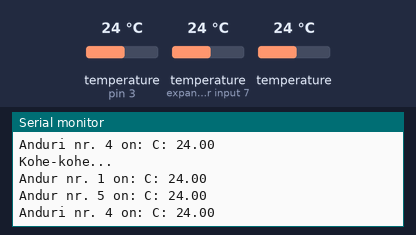
This sketch was run on a simulated Arduino Uno, built with avr-gcc and run on an emulated ATmega328P. Parts: the last lines printed to the serial monitor. The inputs (shaded band) are chosen by the test bench; at power-on: temperature (sensors on pin 3, expander input 7) 24 °C, temperature 24 °C.

Above: at 5.2 s.
5.3 s: temperature (sensor on pin 3) set to 12 °C
At 6.62 s:
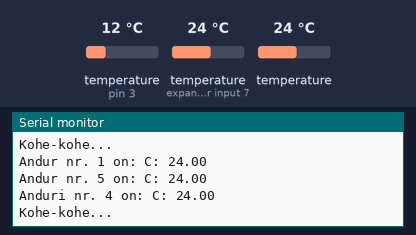
8.6 s: temperature (sensor on expander input 7) set to 12 °C
At 9.8 s:
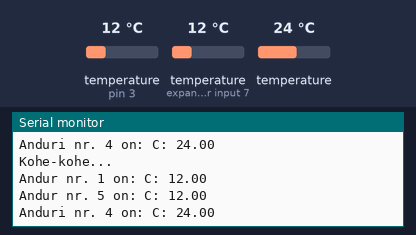
11.9 s: temperature (sensor 203) set to 12 °C
At 14.0 s:
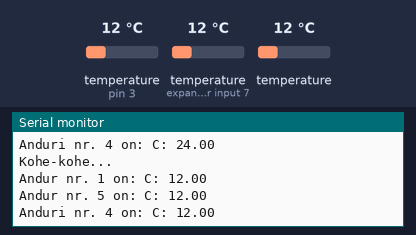
15.2 s: temperature (sensor on pin 3) set to 19 °C
At 16.7 s:
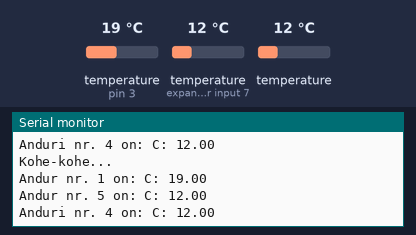
18.5 s: temperature (sensor on expander input 7) set to 19 °C
At 20.9 s:
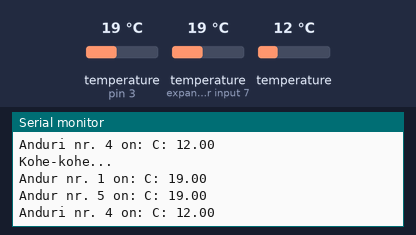
21.8 s: temperature (sensor 203) set to 19 °C
At 23.6 s:
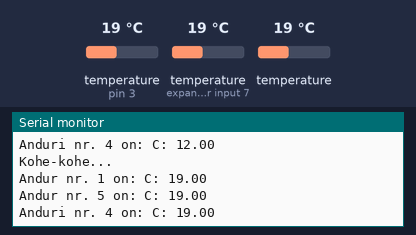
Timing chart, 0 to 25.1 s (numbered marks = the images above; inputs shaded):
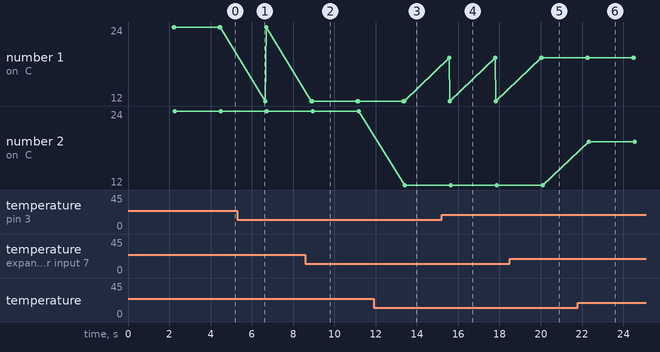

Measured:
- after the input at 8.6 s, the serial monitor: prints a new line after 0.32 s (image 2)
- after the input at 11.9 s, the serial monitor: prints a new line after 1.5 s (image 3)
- after the input at 15.2 s, the serial monitor: prints a new line after 0.37 s (image 4)
- after the input at 18.5 s, the serial monitor: prints a new line after 1.6 s (image 5)
- after the input at 21.8 s, the serial monitor: prints a new line after 0.52 s (image 6)

The sketch:

arduino_ds18b20_temperature_sensor.ino
```cpp
// This Arduino sketch reads DS18B20 "1-Wire" digital
// temperature sensors.
// Tutorial:
// http://www.hacktronics.com/Tutorials/arduino-1-wire-tutorial.html

#include <OneWire.h>
#include <DallasTemperature.h>

// Data wire is plugged into pin 3 on the Arduino
#define ONE_WIRE_BUS 3

// Setup a oneWire instance to communicate with any OneWire devices
OneWire oneWire(ONE_WIRE_BUS);

// Pass our oneWire reference to Dallas Temperature.
DallasTemperature sensors(&oneWire);

// Assign the addresses of your 1-Wire temp sensors.
// See the tutorial on how to obtain these addresses:
// http://www.hacktronics.com/Tutorials/arduino-1-wire-address-finder.html

DeviceAddress insideThermometer = { 0x28, 0x71, 0x70, 0xCE, 0x04, 0x00, 0x00, 0x6E }; // andur 1
DeviceAddress outsideThermometer = { 0x28, 0x0A, 0x7B, 0xCD, 0x04, 0x00, 0x00, 0xF6 }; // andur 5
//DeviceAddress andurKaksThermometer = { 0x28, 0xE5, 0x47, 0xC0, 0x04, 0x00, 0x00, 0xC3 }; // andur 2
//DeviceAddress andurKolmThermimeter = { 0x28, 0x15, 0x0C, 0xCE, 0x04, 0x00, 0x00, 0x3D }; // andur 3
DeviceAddress andurNeliThermometer = { 0x28, 0x86, 0x9F, 0xCE, 0x04, 0x00, 0x00, 0x2C }; // andur 4


void setup(void)
{
  // start serial port
  Serial.begin(9600);
  // Start up the library
  sensors.begin();
  // set the resolution to 10 bit (good enough?)
  sensors.setResolution(insideThermometer, 10);
  sensors.setResolution(outsideThermometer, 10);
  //sensors.setResolution(andurKaksThermometer, 10);
  //sensors.setResolution(andurKolmThermometer, 10);
  sensors.setResolution(andurNeliThermometer, 10);
}

void printTemperature(DeviceAddress deviceAddress)
{
  float tempC = sensors.getTempC(deviceAddress);
  if (tempC == -127.00) {
    Serial.print("Error getting temperature");
  } else {
    Serial.print("C: ");
    Serial.print(tempC);
    //Serial.print(" F: ");
    //Serial.print(DallasTemperature::toFahrenheit(tempC));
  }
}

void loop(void)
{
  delay(2000);
  Serial.print("Kohe-kohe...\n\r");
  sensors.requestTemperatures();

  Serial.print("Andur nr. 1 on: ");
  printTemperature(insideThermometer);
  Serial.print("\n\r\n\r");
  Serial.print("Andur nr. 5 on: ");
  printTemperature(outsideThermometer);
  Serial.print("\n\r\n\r");
  //Serial.print("Anduri nr. 2 näit on: ");
  //printTemperature(andurKaksThermometer);
  //Serial.print("\n\r\n\r");
  //Serial.print("Anduri nr. 3 näit on: ");
  //printTemperature(andurKolmThermometer);
  Serial.print("\n\r\n\r");
  Serial.print("Anduri nr. 4 on: ");
  printTemperature(andurNeliThermometer);
  Serial.print("\n\r\n\r");
  //Serial.print("Dog House temperature is: ");
  //printTemperature(dogHouseThermometer);
  //Serial.print("\n\r\n\r");
}
```
